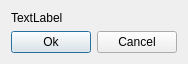
<?xml version="1.0" encoding="UTF-8"?>
<ui version="4.0">
 <class>TextButtonsDialog</class>
 <widget class="QDialog" name="TextButtonsDialog">
  <property name="geometry">
   <rect>
    <x>0</x>
    <y>0</y>
    <width>136</width>
    <height>51</height>
   </rect>
  </property>
  <property name="windowTitle">
   <string>Dialog</string>
  </property>
  <layout class="QVBoxLayout" name="verticalLayout">
   <item>
    <widget class="QLabel" name="textLabel">
     <property name="text">
      <string>TextLabel</string>
     </property>
    </widget>
   </item>
   <item>
    <layout class="QHBoxLayout" name="horizontalLayout">
     <item>
      <spacer name="horizontalSpacer">
       <property name="orientation">
        <enum>Qt::Horizontal</enum>
       </property>
       <property name="sizeHint" stdset="0">
        <size>
         <width>40</width>
         <height>20</height>
        </size>
       </property>
      </spacer>
     </item>
     <item>
      <widget class="QPushButton" name="acceptButton">
       <property name="text">
        <string>Ok</string>
       </property>
      </widget>
     </item>
     <item>
      <widget class="QPushButton" name="rejectButton">
       <property name="text">
        <string>Cancel</string>
       </property>
      </widget>
     </item>
    </layout>
   </item>
  </layout>
 </widget>
 <resources/>
 <connections/>
</ui>
